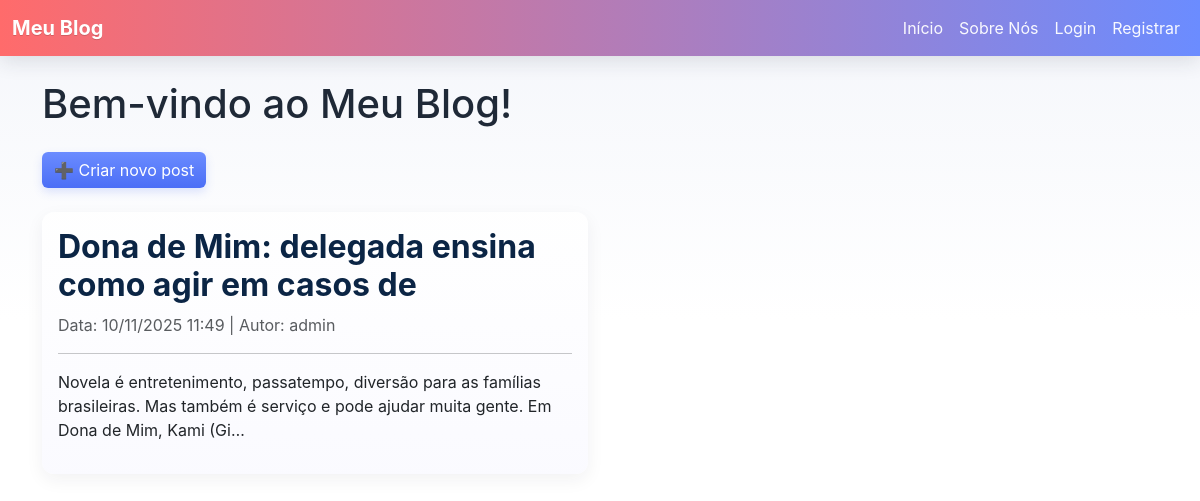
The app's page /, older data.
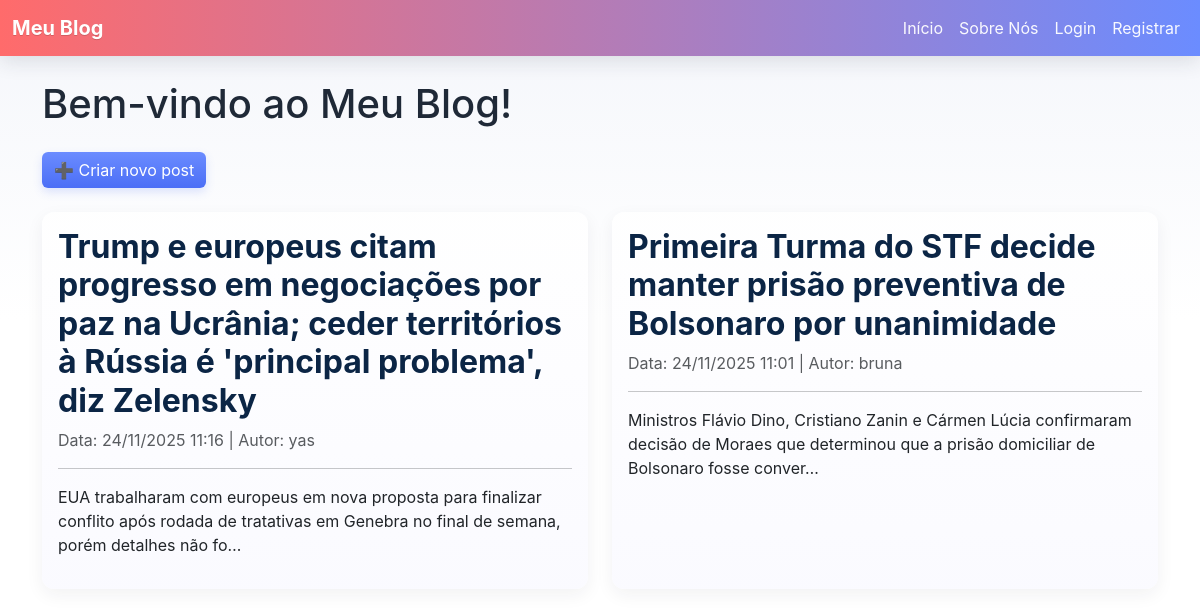
The same page, newer data.
### paginas/models.py (models this page shows, shortened)
class Post(models.Model):
    titulo = models.CharField(max_length=255)
    data = models.DateTimeField(auto_now_add=True)
    texto = models.TextField()
    categoria = models.ForeignKey(Categoria, on_delete=models.PROTECT)
    autor = models.ForeignKey(User, on_delete=models.PROTECT)

### paginas/views.py (the view)
# urls.py: path('', IndexView.as_view(), name='index'),
class IndexView(ListView):
    model = Post
    template_name = 'paginas/index.html'
    context_object_name = 'post_list'
    queryset = Post.objects.select_related('autor', 'categoria').order_by('-data')

### paginas/templates/paginas/index.html (shortened to what this page needs)
{% extends "paginas/modelo.html" %}
{% block conteudo %}
    <h1 class="my-4">Bem-vindo ao Meu Blog!</h1>
    <a href="{% url 'post_novo' %}" class="btn btn-primary mb-4">➕ Criar novo post</a>
    {% if post_list %}
        <div class="row">
        {% for post in post_list %}
            <div class="col-md-6 mb-4">
                <div class="card h-100" data-href="{% url 'post_detail' post.pk %}">
                    <div class="card-body">
                        <h2 class="card-title">{{ post.titulo }}</h2>
                        <p class="card-text text-muted">Data: {{ post.data|date:"d/m/Y H:i" }} | Autor: {{ post.autor.username }}</p>
                        <hr>
                        <p class="card-text">{{ post.texto|truncatechars:150 }}</p>
                    </div>
                </div>
            </div>
        {% endfor %}
        </div>
    {% else %}
        <div class="alert alert-info text-center" role="alert">
            Não há posts cadastrados ainda.
        </div>
    {% endif %}
{% endblock conteudo %}

Row changes from the older to the newer data that the page shows:
removed Post: titulo "Dona de Mim: delegada ensina como agir em casos de", data "10/11/2025 11:49", autor.username "admin", texto "Novela é entretenimento, passatempo, diversão para as famílias brasileiras. Mas também é serviço e pode ajudar muita gente. Em Dona de Mim, Kami (Gi…"
added Post: titulo "Trump e europeus citam progresso em negociações por paz na Ucrânia; ceder territórios à Rússia é 'principal problema', diz Zelensky", data "24/11/2025 11:16", autor.username "yas", texto "EUA trabalharam com europeus em nova proposta para finalizar conflito após rodada de tratativas em Genebra no final de semana, porém detalhes não fo…"
added Post: titulo "Primeira Turma do STF decide manter prisão preventiva de Bolsonaro por unanimidade", data "24/11/2025 11:01", autor.username "bruna", texto "Ministros Flávio Dino, Cristiano Zanin e Cármen Lúcia confirmaram decisão de Moraes que determinou que a prisão domiciliar de Bolsonaro fosse conver…"
